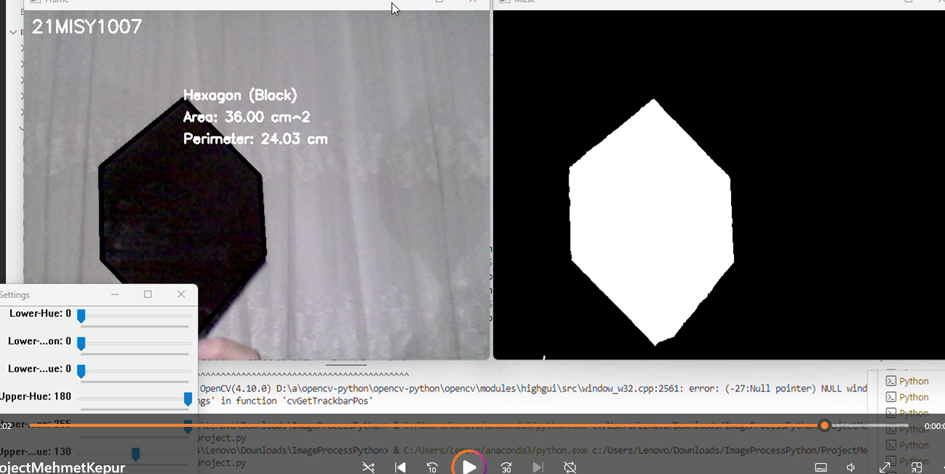
#> input picture image.png, 945 x 474 px, given in place of the camera
$ python project_codes.py
#> lines starting #> are read from the running program, lines starting #| are printed output that depends on the picture; after the words box and inside, x2 and y2 are one past the last pixel; in counts of white or black regions, pixels touching at a corner belong together
import cv2
import numpy as np

def nothing(x):
    pass

def get_color_name(h, s, v):
    if s < 50 and v > 200:
        return "White"
    elif v < 50:
        return "Black"
    elif (h < 15 or h > 165) and s > 50:
        return "Red"
    elif 15 <= h < 35 and s > 50:
        return "Yellow"
    elif 35 <= h < 85 and s > 50:
        return "Green"
    elif 85 <= h < 125 and s > 50:
        return "Blue"
    elif 125 <= h < 165 and s > 50:
        return "Purple"
    else:
        return "Unknown"

cap = cv2.VideoCapture(0)
cv2.namedWindow("Settings")

cv2.createTrackbar("Lower-Hue", "Settings", 0, 180, nothing)
cv2.createTrackbar("Lower-Saturation", "Settings", 0, 255, nothing)
cv2.createTrackbar("Lower-Value", "Settings", 0, 255, nothing)
cv2.createTrackbar("Upper-Hue", "Settings", 0, 180, nothing)
cv2.createTrackbar("Upper-Saturation", "Settings", 0, 255, nothing)
cv2.createTrackbar("Upper-Value", "Settings", 0, 255, nothing)

font = cv2.FONT_HERSHEY_SIMPLEX

PIXELS_TO_CM = 0.0264

while True:
    ret, frame = cap.read()
#> frame is the input picture: shape (474, 945, 3); mean B, G, R 115.4, 114.3, 116.4
    frame = cv2.flip(frame, 1)
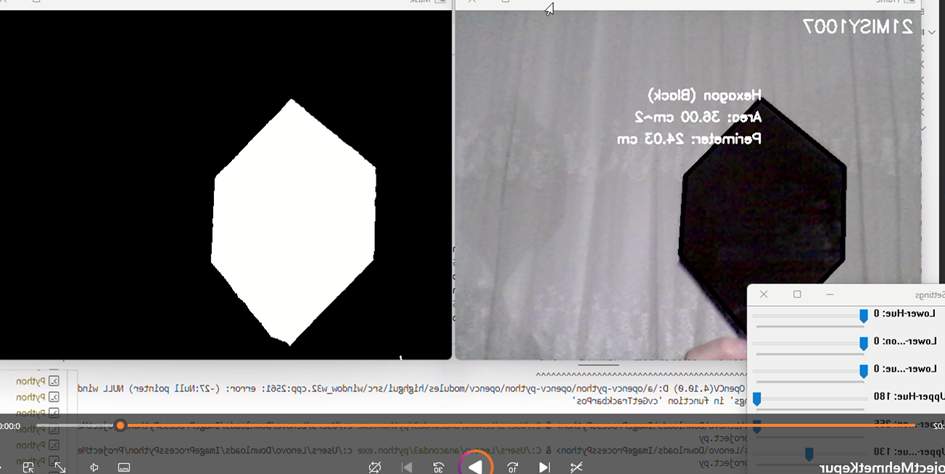
#> frame: shape (474, 945, 3); mean B, G, R 115.4, 114.3, 116.4
    hsv = cv2.cvtColor(frame, cv2.COLOR_BGR2HSV)
#> hsv: shape (474, 945, 3); mean H, S, V 106.3, 85.9, 117.5

    lh = cv2.getTrackbarPos("Lower-Hue", "Settings")
    ls = cv2.getTrackbarPos("Lower-Saturation", "Settings")
    lv = cv2.getTrackbarPos("Lower-Value", "Settings")
    uh = cv2.getTrackbarPos("Upper-Hue", "Settings")
    us = cv2.getTrackbarPos("Upper-Saturation", "Settings")
    uv = cv2.getTrackbarPos("Upper-Value", "Settings")

    lower_color = np.array([lh, ls, lv])
    upper_color = np.array([uh, us, uv])

    mask = cv2.inRange(hsv, lower_color, upper_color)
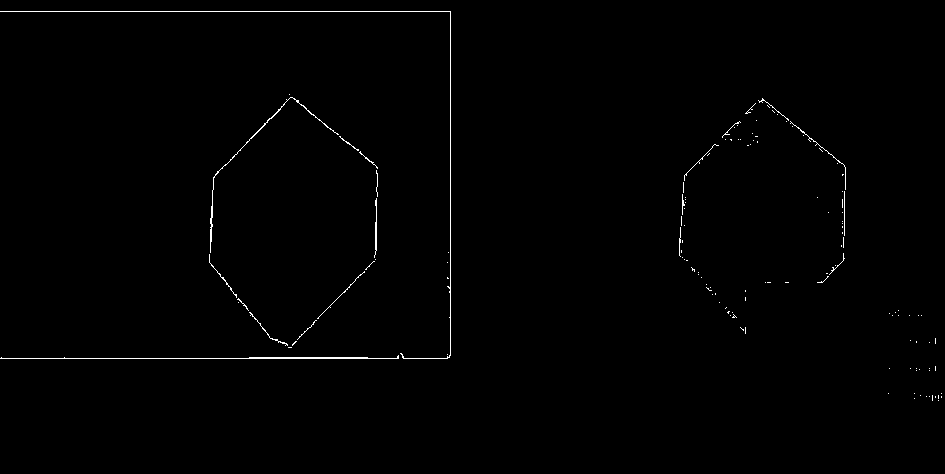
#> mask: shape (474, 945); 0.62% white in thin lines or dots, all inside (x1, y1, x2, y2) = (0, 11, 942, 401)
    kernel = np.ones((5, 5), np.uint8)
    mask = cv2.erode(mask, kernel)
#> mask: shape (474, 945); every value is 0

    contours, _ = cv2.findContours(mask, cv2.RETR_TREE, cv2.CHAIN_APPROX_SIMPLE)
#> contours = []

    for cnt in contours:
        area = cv2.contourArea(cnt)
        perimeter = cv2.arcLength(cnt, True)
        epsilon = 0.02 * perimeter
        approx = cv2.approxPolyDP(cnt, epsilon, True)

        x = approx.ravel()[0]
        y = approx.ravel()[1]

        if area > 400:
            cv2.drawContours(frame, [approx], 0, (0, 0, 0), 5)


            area_cm = area * (PIXELS_TO_CM ** 2)
            perimeter_cm = perimeter * PIXELS_TO_CM

            shape = "Unknown"
            if len(approx) == 3:
                shape = "Triangle"
            elif len(approx) == 4:
                shape = "Rectangle"
            elif len(approx) == 5:
                shape = "Pentagon"
            elif len(approx) == 6:
                shape = "Hexagon"
            elif len(approx) > 6:
                shape = "Circle"

            mask_shape = np.zeros_like(mask)
            cv2.drawContours(mask_shape, [cnt], -1, 255, -1)
            mean_val = cv2.mean(hsv, mask=mask_shape)
            color_name = get_color_name(mean_val[0], mean_val[1], mean_val[2])


            cv2.putText(frame, f"{shape} ({color_name})", (x, y), font, 0.6, (255, 255, 255), 2)
            cv2.putText(frame, f"Area: {area_cm:.2f} cm^2", (x, y + 30), font, 0.6, (255, 255, 255), 2)
            cv2.putText(frame, f"Perimeter: {perimeter_cm:.2f} cm", (x, y + 60), font, 0.6, (255, 255, 255), 2)
#> this loop made 0 passes


    cv2.putText(frame, "21MISY1007", (10, 30), font, 0.8, (255, 255, 255), 2)
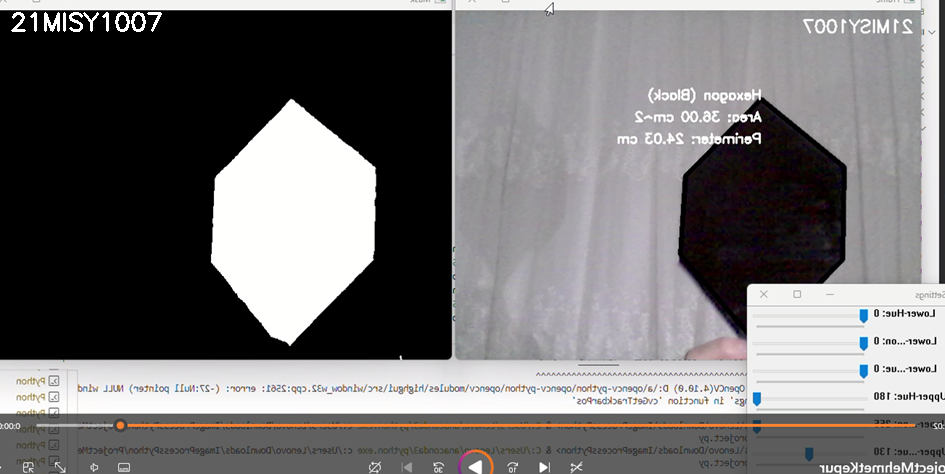
#> frame: shape (474, 945, 3); 0.25% of pixels changed, all inside (x1, y1, x2, y2) = (11, 12, 162, 32)


    cv2.imshow("Frame", frame)
    cv2.imshow("Mask", mask)

    if cv2.waitKey(3) & 0xFF == ord('q'):
#> (key q is pressed here)
        break

cap.release()
cv2.destroyAllWindows()
